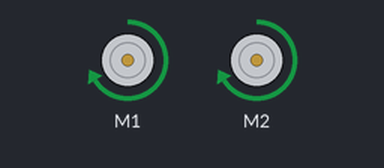
Recording of a sketch running on a simulated Arduino Uno, built with avr-gcc and run on an emulated ATmega328P. Shown: 2 × DC motor (green arrow = forward, orange = backward, longer = faster). What the sketch prints to the serial monitor is not drawn.

Above: at 0.1 s.
Timing chart, 0 to 1.6 s (numbered marks = the images above):
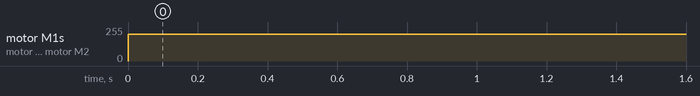

The sketch:

ESHIELD_L293D_Part2.ino.ino
```cpp
//#include <AccelStepper.h>
#include <AFMotor.h>

AF_DCMotor motor1(1);
AF_DCMotor motor2(2);

void setup() {
  // put your setup code here, to run once:
  Serial.begin(9600);           // set up Serial library at 9600 bps
  Serial.println("Motor party!");

  motor1.setSpeed(200);
  motor1.run(RELEASE);
  motor2.setSpeed(200);
  motor2.run(RELEASE);
}

void loop() {
  // put your main code here, to run repeatedly:
  Serial.print("maju..");
  maju();
  delay(1000);
}

void maju(){
 motor1.setSpeed(200);
  motor1.run(FORWARD);
 motor2.setSpeed(200);
  motor2.run(FORWARD);
  }
```

Measured:
- by itself, motor M1, motor M2: stopped → forward 200/255 at 0.00 s
